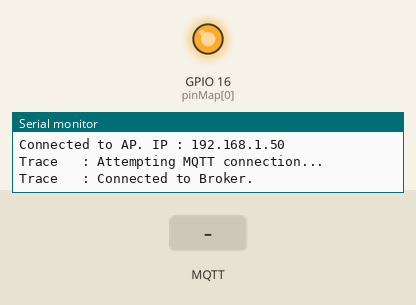
Bench run of a sketch on a simulated ESP8266 (NodeMCU). Shown: output pins drawn as LEDs (lit = HIGH), the last lines printed to the serial monitor. The inputs (shaded band) are chosen by the test bench. WiFi joins after 1.5 s; servers stay silent unless stated; no MQTT or app messages arrive unless stated.

Above: at 3.2 s.
3.3 s: MQTT message "on" arrives on the first subscribed topic
At 4.5 s:
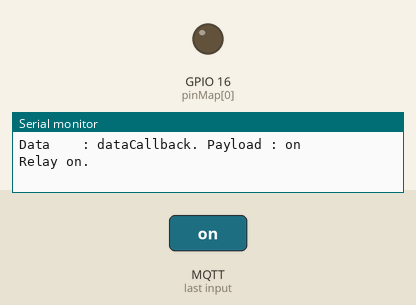
4.8 s: MQTT message "off" arrives on the first subscribed topic
At 5.8 s:
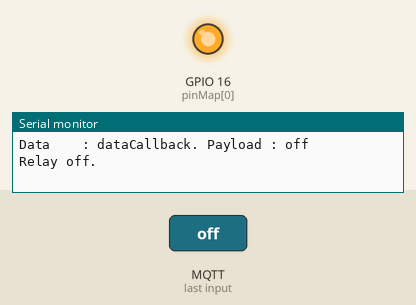
Timing chart, 0 to 7.8 s (numbered marks = the images above; inputs shaded):
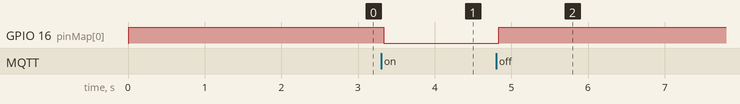

Measured:
- after the input at 3.3 s, GPIO 16 (pinMap[0]): HIGH → LOW at once
- after the input at 4.8 s, GPIO 16 (pinMap[0]): LOW → HIGH at once

The sketch:

combi_boiler.ino
```cpp
#include <ESP8266WiFi.h>
#include <Arduino.h>

#include "WiFiCore.h"
#include "MQTTConnector.h"
#include "Hardware.h"
#include "Global.h"
#include "Credentials.h"

void setup()
{
  HWInit();
  WiFiBegin(STA_SSID, STA_PASS);
  MQTTBegin();
}

void loop()
{
  HWLoop();
  MQTTLoop();
  yield();
}
```

Credentials.h
```cpp
#ifndef ARDUINO_CREDENTIALS_H
#define ARDUINO_CREDENTIALS_H

/* WiFi Credentials*/
#define STA_SSID "YOUR_SSID"
#define STA_PASS "YOUR_PASS"

/* MQTT Credentials */
#define MQTT_BROKER       "CLOUD_MQTT_ADDRESS"
#define MQTT_BROKER_PORT  1883
#define MQTT_USERNAME     "CLOUD_USER"
#define MQTT_PASS         "CLOUD_USER"

#endif /* ARDUINO_CREDENTIALS_H */
```

Global.h
```cpp
#ifndef ARDUINO_GLOBAL_H
#define ARDUINO_GLOBAL_H

#define Printf            Serial.printf
#define SERIAL_BAUD_RATE  9600

/* Board Definitions */
#define USE_NODEMCU_BOARD
//#define USE_GENERIC_ESP8266
//#define USE_ADAFRUIT_HUZZAH

/* Peripheral definitions */
#define LOW_LEVEL_TRIGGER

/* Buffer sizes */
#define LEN_IP_MAX          17
#define LEN_SSID_MAX        32
#define LEN_PASSPHRASE_MAX  64
#define LEN_TEMP_MAX        6

/* GPIO Definitions */
static const uint8_t pinMap[11] = {16, 5, 4, 0, 2, 14, 12, 13, 15, 3, 1};

#endif /* ARDUINO_GLOBAL_H */
```

Hardware.cpp
```cpp
#include "Hardware.h"
#include "Global.h"

uint16_t hw_delay = 10;
uint16_t hw_init_done = false;

void SerialInit()
{
  Serial.begin(SERIAL_BAUD_RATE);
  Serial.setDebugOutput(true);
  delay(hw_delay);
}

void GPIOInit()
{
#ifdef USE_NODEMCU_BOARD
  pinMode(pinMap[0], OUTPUT);
  HWSetPin(pinMap[0], LOW);
#else
  pinMode(pinMap[6], OUTPUT);
  HWSetPin(pinMap[6], LOW);
#endif
  delay(hw_delay);
}

void HWInit()
{
  SerialInit();
  GPIOInit();
  hw_init_done = true;
}

void HWSetPin(int pin, boolean state)
{
#ifdef LOW_LEVEL_TRIGGER
  digitalWrite(pin, !state);
#else
  digitalWrite(pin, state);
#endif
}

void HWRestart()
{
  ESP.restart();
}

void HWLoop()
{

}
```

Hardware.h
```cpp
#ifndef ARDUINO_HARDWARE_H
#define ARDUINO_HARDWARE_H

#include <Arduino.h>

void HWInit();
void HWRestart();
void HWLoop();
void HWSetPin(int pin, boolean state);

#endif /* ARDUINO_HARDWARE_H */
```

MQTTConnector.cpp
```cpp
#include <ESP8266WiFi.h>
#include <PubSubClient.h>

#include "MQTTConnector.h"
#include "Hardware.h"
#include "Global.h"
#include "Credentials.h"

WiFiClient wifiClient;
PubSubClient mqttClient(wifiClient);

boolean mqttInitCompleted = false;
String clientId = "IoTPractice-" + String(ESP.getChipId());

/* Incoming data callback. */
void dataCallback(char* topic, byte* payload, unsigned int length)
{
  char payloadStr[length + 1];
  memset(payloadStr, 0, length + 1);
  strncpy(payloadStr, (char*)payload, length);
  Printf("Data    : dataCallback. Topic : [%s]\n", topic);
  Printf("Data    : dataCallback. Payload : %s\n", payloadStr);

  if(strcmp(topic, MQTT_TOPIC_COMBI) == 0)
  {
    if(strcmp(payloadStr, "on") == 0)
    {
      Printf("Relay on.\n");
      HWSetPin(pinMap[0], HIGH);
    }
    else if(strcmp(payloadStr, "off") == 0)
    {
      Printf("Relay off.\n");
      HWSetPin(pinMap[0], LOW);
    }
  }
}

/* Attempt to connect to the Cloud for MQTT. */
void performConnect()
{
  uint16_t connectionDelay = 5000;
  while (!mqttClient.connected())
  {
    Printf("Trace   : Attempting MQTT connection...\n");
    if (mqttClient.connect(clientId.c_str(), MQTT_USERNAME, MQTT_PASS))
    {
      Printf("Trace   : Connected to Broker.\n");
      MQTTSubscribe(MQTT_TOPIC_COMBI);
    }
    else
    {
      Printf("Error!  : MQTT Connect failed, rc = %d\n", mqttClient.state());
      Printf("Trace   : Trying again in %d msec.\n", connectionDelay);
      delay(connectionDelay);
    }
  }
}

/* Publish data to given topic. */
boolean MQTTPublish(const char* topic, const char* payload)
{
  boolean retval = false;
  if (mqttClient.connected())
  {
    retval = mqttClient.publish(topic, payload);
  }
  return retval;
}

/* Subscribe to listen incoming data from given topic. */
boolean MQTTSubscribe(const char* topicToSubscribe)
{
  boolean retval = false;
  if (mqttClient.connected())
  {
    retval = mqttClient.subscribe(topicToSubscribe);
  }
  return retval;
}

boolean MQTTConnected()
{
  return mqttClient.connected();
}

/* Initialize MQTT Connection. */
void MQTTBegin()
{
  mqttClient.setServer(MQTT_BROKER, MQTT_BROKER_PORT);
  mqttClient.setCallback(dataCallback);
  mqttInitCompleted = true;
}

/* Keep MQTT connection alive. */
void MQTTLoop()
{
  if(mqttInitCompleted)
  {
    if (!MQTTConnected())
    {
      performConnect();
    }
    mqttClient.loop();
  }
}
```

MQTTConnector.h
```cpp
#ifndef ARDUINO_MQTTCONNECTOR_H
#define ARDUINO_MQTTCONNECTOR_H

#include <Arduino.h>

#define MQTT_TOPIC_THERMOSTAT "/iot/data/thermostat"
#define MQTT_TOPIC_COMBI      "/iot/data/combi"

void    MQTTBegin();
void    MQTTLoop();
boolean MQTTPublish(const char* topic, const char* payload);
boolean MQTTSubscribe(const char* topicToSubscribe);
boolean MQTTConnected();

#endif /* ARDUINO_MQTTCONNECTOR_H */
```

WiFiCore.cpp
```cpp
#include "WiFiCore.h"
#include "Global.h"

uint16_t delayMilis = 1000;

void WiFiBegin(const char* ssid, const char* pass)
{
  WiFi.begin(ssid, pass);
  Printf("Waiting for AP connection ...\n");
  while(WiFi.status() != WL_CONNECTED)
  {
    delay(delayMilis);
    Printf(".");
  }
  char deviceIP[LEN_IP_MAX] = {};
  WiFiGetIP(deviceIP);
  Printf("\nConnected to AP. IP : %s\n", deviceIP);
}

void WiFiGetIP(char* ipBuffer)
{
  memset(ipBuffer, 0, LEN_IP_MAX);
  IPAddress ip = WiFi.localIP();
  snprintf(ipBuffer, LEN_IP_MAX, "%d.%d.%d.%d",ip[0],ip[1],ip[2],ip[3]);
}

void WiFiGetSSID(char* ssidBuffer)
{
  memset(ssidBuffer, 0, LEN_SSID_MAX);
  strncpy(ssidBuffer, WiFi.SSID().c_str(), LEN_SSID_MAX);
}

void WiFiGetPassphrase(char* passBuffer)
{
  memset(passBuffer, 0, LEN_PASSPHRASE_MAX);
  strncpy(passBuffer, WiFi.psk().c_str(), LEN_PASSPHRASE_MAX);
}
```

WiFiCore.h
```cpp
#ifndef ARDUINO_WIFICORE_H
#define ARDUINO_WIFICORE_H

#include <ESP8266WiFi.h>

void WiFiBegin(const char* ssid, const char* pass);
void WiFiStop();
void WiFiGetIP(char* ipBuffer);
void WiFiGetSSID(char* ssidBuffer);
void WiFiGetPassphrase(char* passBuffer);

#endif /* ARDUINO_WIFICORE_H */
```
